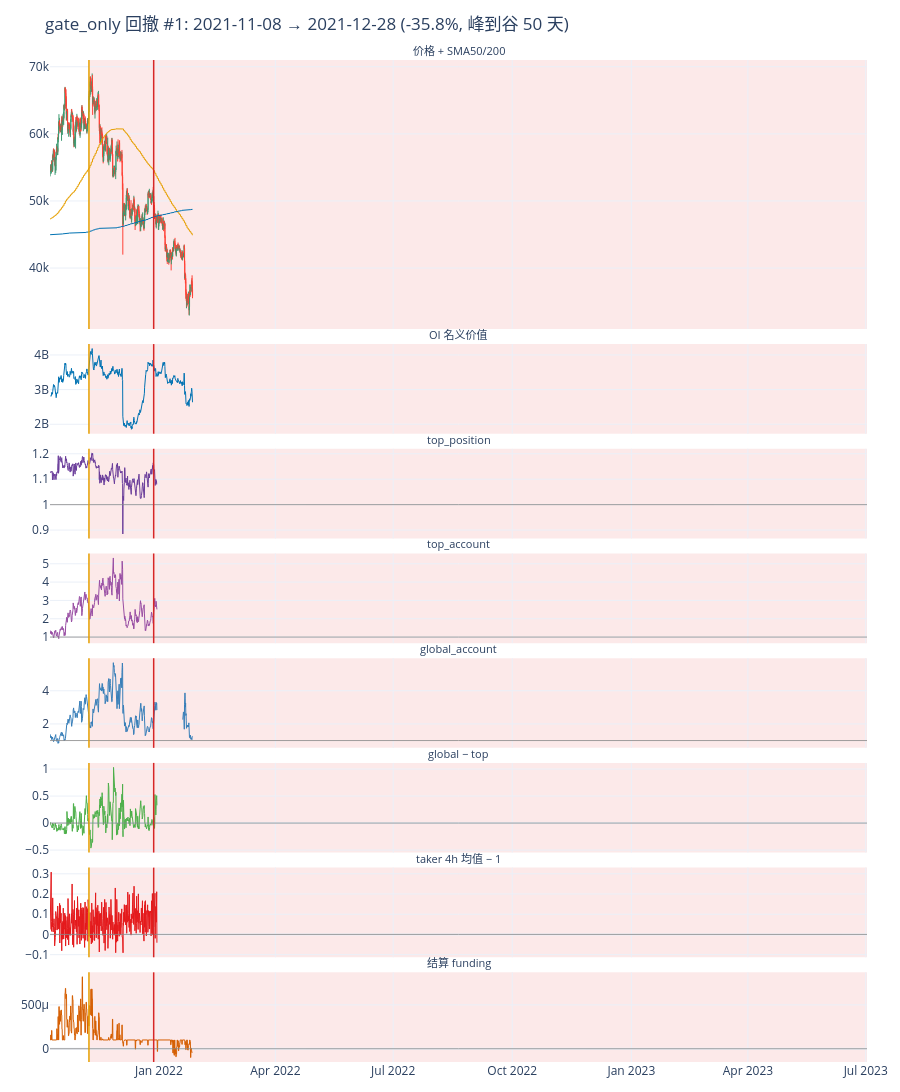
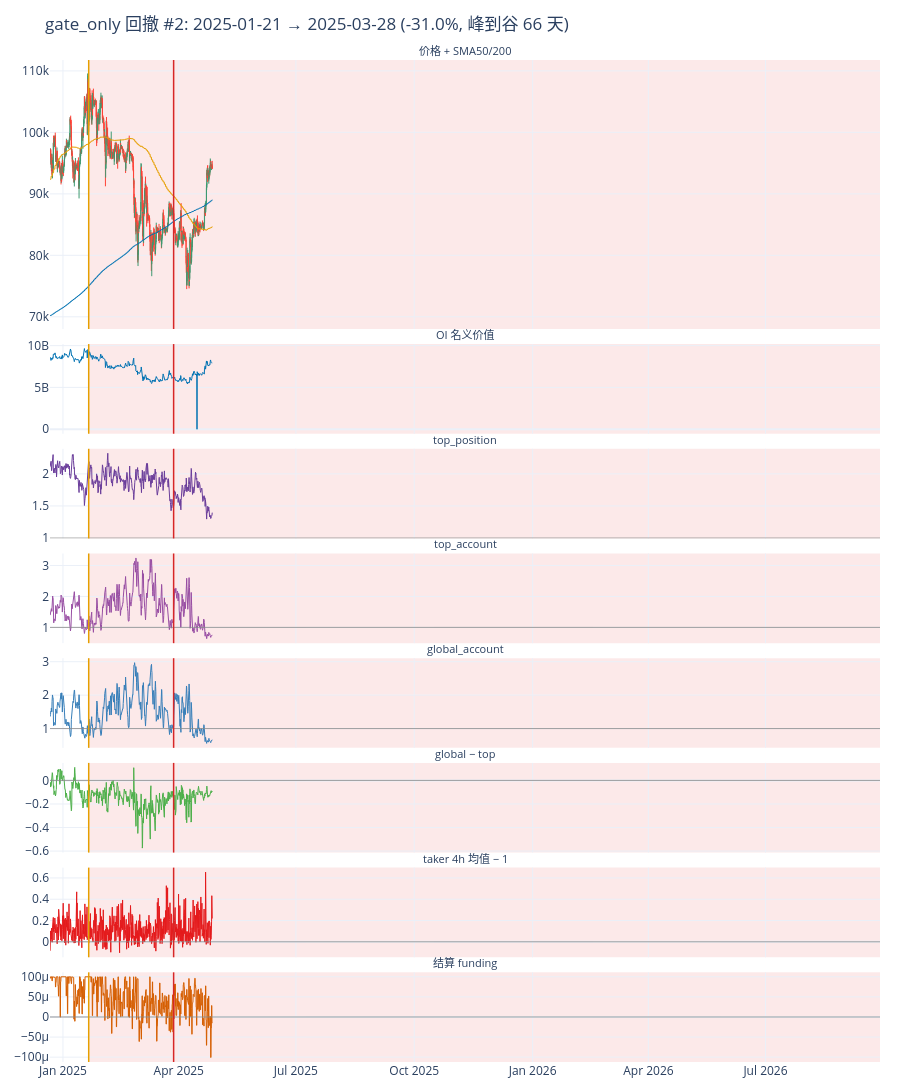
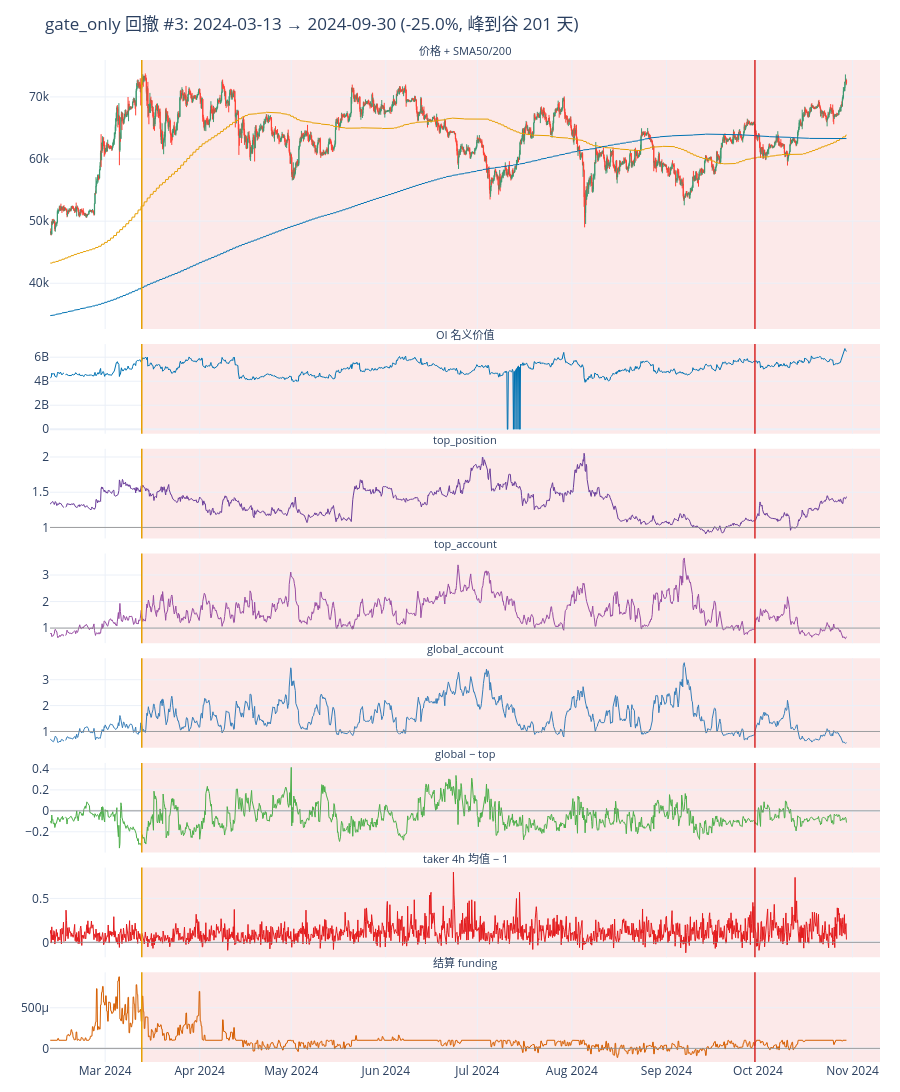
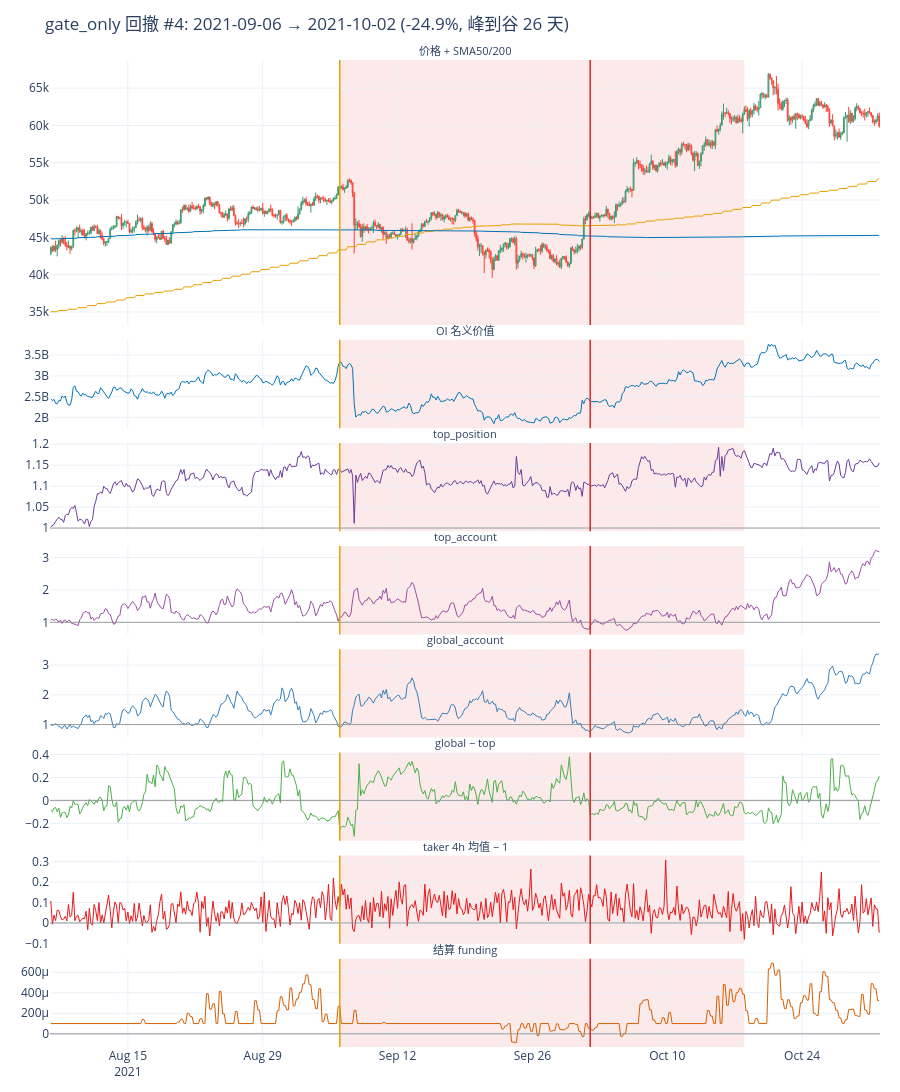

Source (notebook cell) for these figures, in order:
### Markdown cell above
## 4. 逐段放大：底座最深的几次回撤（4h 分辨率）

每段取 `peak − 30 天` 到 `trough + 30 天`（修复期不看，风控只关心下跌前后）。竖线：橙 = 净值峰值（回撤开始），红 = 谷底。
重点看 **橙线左侧** 各序列的状态——那才是规则能用上的信息。

### Code cell
ZOOM_PANELS = [
    ("close",            "价格 + SMA50/200",         "#222"),
    ("oi_value",         "OI 名义价值",               "#0072b2"),
    ("top_position",     "top_position",             "#6a3d9a"),
    ("top_account",      "top_account",              "#984ea3"),
    ("global_account",   "global_account",           "#377eb8"),
    ("retail_minus_top", "global − top",             "#4daf4a"),
    ("taker_dev",        "taker 4h 均值 − 1",        "#e41a1c"),
    ("funding_rate",     "结算 funding",             "#d55e00"),
    ("liq",              "爆仓 USDT（若有）",         None),
]

f_daily_state = pd.merge_asof(
    f[["ts", "close_time"]].sort_values("close_time"),
    d[["close_time", "sma50", "sma200", "gate", "v1"]].rename(columns={"close_time": "d_close"}).sort_values("d_close"),
    left_on="close_time", right_on="d_close", direction="backward").drop(columns="d_close")
for c in ("sma50", "sma200", "gate", "v1"):
    f[c] = f_daily_state[c].values

def zoom_episode(e: pd.Series, title: str):
    lo, hi = e["peak"] - pd.Timedelta("30D"), e["trough"] + pd.Timedelta("30D")
    w = f[(f.ts >= lo) & (f.ts <= hi)]
    has_liq = w["liq_long_usd"].notna().any()
    panels = [p for p in ZOOM_PANELS if p[0] != "liq" or has_liq]
    fig = make_subplots(rows=len(panels), cols=1, shared_xaxes=True, vertical_spacing=0.015,
                        row_heights=[0.3] + [0.7 / (len(panels) - 1)] * (len(panels) - 1),
                        subplot_titles=[p[1] for p in panels])
    for i, (col, _, color) in enumerate(panels, start=1):
        if col == "close":
            fig.add_trace(go.Candlestick(x=w.ts, open=w.open, high=w.high, low=w.low, close=w.close,
                                         name="4h", increasing_line_width=1, decreasing_line_width=1), 1, 1)
            fig.add_trace(go.Scatter(x=w.ts, y=w.sma50, name="SMA50", line=dict(color="#e69f00", width=1)), 1, 1)
            fig.add_trace(go.Scatter(x=w.ts, y=w.sma200, name="SMA200", line=dict(color="#0072b2", width=1)), 1, 1)
        elif col == "liq":
            fig.add_trace(go.Bar(x=w.ts, y=w["liq_long_usd"], marker_color="#e41a1c", name="多头爆仓"), i, 1)
            fig.add_trace(go.Bar(x=w.ts, y=-w["liq_short_usd"], marker_color="#4daf4a", name="空头爆仓"), i, 1)
        else:
            fig.add_trace(go.Scatter(x=w.ts, y=w[col], name=col, line=dict(color=color, width=1)), i, 1)
            if col in ("retail_minus_top", "taker_dev", "funding_rate"):
                fig.add_hline(y=0, line_width=0.8, line_color="#888", row=i, col=1)
            elif col in ("top_position", "top_account", "global_account"):
                fig.add_hline(y=1, line_width=0.8, line_color="#888", row=i, col=1)
    fig.add_vline(x=e["peak"], line_color="#e69f00", line_width=1.5)
    fig.add_vline(x=e["trough"], line_color="#d62728", line_width=1.5)
    fig.add_vrect(x0=e["peak"], x1=e["end"], fillcolor=EPISODE_COLOR, line_width=0, layer="below")
    fig.update_layout(title=title, height=1500, template="plotly_white", showlegend=False,
                      xaxis_rangeslider_visible=False, barmode="relative",
                      margin=dict(l=50, r=20, t=60, b=30), hovermode="x unified")
    fig.update_annotations(font_size=11)
    fig.show()

for k, e in ep_gate.iterrows():
    zoom_episode(e, f"gate_only 回撤 #{k + 1}: {e['peak'].date()} → {e['trough'].date()} "
                    f"({e['depth'] * 100:.1f}%, 峰到谷 {e['peak_to_trough_days']} 天)")
